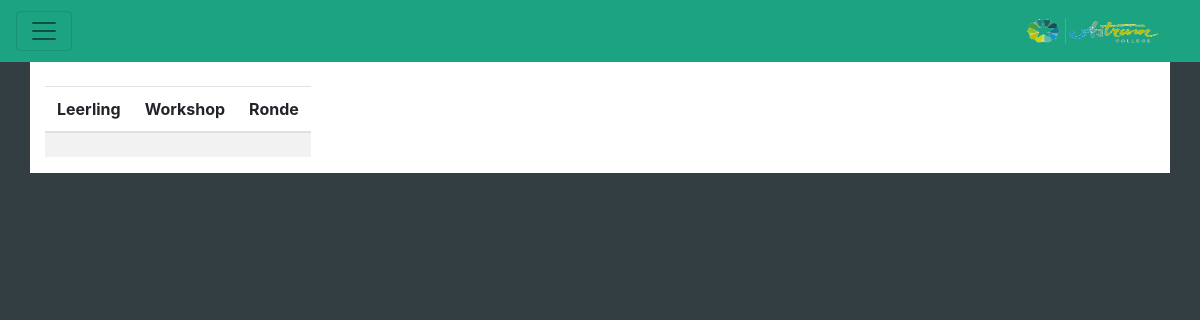
The page /pages/OverzichtDocent.php on the database as committed earlier.
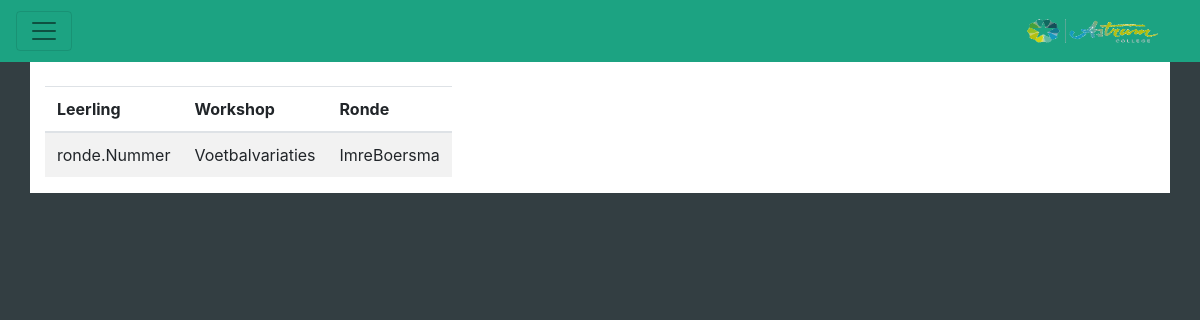
The same page on the database as committed later.
### tables this page shows
CREATE TABLE `workshop` (
  `ID` int(3) NOT NULL,
  `Naam` varchar(50) NOT NULL,
  `Omschrijving` varchar(250) NOT NULL,
  `MaxDeelnemers` int(11) NOT NULL,
  `LeiderID` int(3) NOT NULL
);

CREATE TABLE `student` (
  `ID` int(3) NOT NULL,
  `StudentNr` int(11) NOT NULL,
  `Wachtwoord` varchar(50) NOT NULL,
  `Voornaam` varchar(50) NOT NULL,
  `Achternaam` varchar(50) NOT NULL
);

### pages/OverzichtDocent.php (the view, shortened to what this page needs)
<?php
include '../includes/db.php';
?>
    <html>
    <head>
        <link rel="stylesheet" href="https://maxcdn.bootstrapcdn.com/bootstrap/4.0.0-alpha.6/css/bootstrap.min.css"
>
        <head>
        </head>
        <body style="background-color: #333e42">
            <nav class="navbar navbar-light navbar-toggleable-md" style="background-color: #1ca382">
                <button class="navbar-toggler navbar-toggler-right" type="button" data-toggle="collapse" data-target="#navbarSupportedContent"
                    aria-controls="navbarSupportedContent" aria-expanded="false" aria-label="Toggle navigation">
                    <span class="navbar-toggler-icon" />
                </button>
                <a class="navbar-brand">
                    <img src="../img/Astrum.png" width="150" height="36" class="d-inline-block align-top" alt="aaaaaa">
                </a>
            </nav>
            <div class="container" style="background-color: white;">
                <div class="row">
                    <div class="col-md-3 align-self-end" align="right">
                    </div>
                </div>
                <div class="row">
                    <table class="table table-responsive col-md-12 table-striped">
                        <thead>
                            <th>Leerling</th>
                            <th>Workshop</th>
                            <th>Ronde</th>
                        </thead>
                        <tbody>
                            <?php
                                $sql = "SELECT 'ronde.Nummer' AS Ronde, student.Voornaam AS Voornaam, student.Achternaam AS Achternaam, workshop.Naam AS Workshop, workshopronde.* FROM workshop LEFT JOIN workshopronde ON workshopronde.WorkShopID = workshop.ID LEFT JOIN ronde ON workshopronde.RondeID = ronde.ID LEFT JOIN studentinschrijving ON studentinschrijving.WorkShopRondeID = workshopronde.ID LEFT JOIN student ON studentinschrijving.StudentID = student.ID WHERE studentinschrijving.StudentID IS NOT NULL";
                                $result = mysqli_query($PM, $sql) or die(mysqli_error());
                                $row = mysqli_fetch_array($result)
                            ?>
                                    <tr>
                                        <td><? echo $row['Ronde']; ?></td>
                                        <td><? echo $row['Workshop']; ?></td>
                                        <td><? echo $row['Voornaam']. $row['Achternaam']; ?></td>
                                    </tr>
                        </tbody>
                    </table>
                </div>
            </div>
        </body>
    </html>

Rows that differ between the two databases and show on the page:
added workshop: Naam "Voetbalvariaties"
added student: Voornaam "Imre", Achternaam "Boersma"
Other text that changed with them:
$row['Ronde']: (not shown) → "ronde.Nummer"
